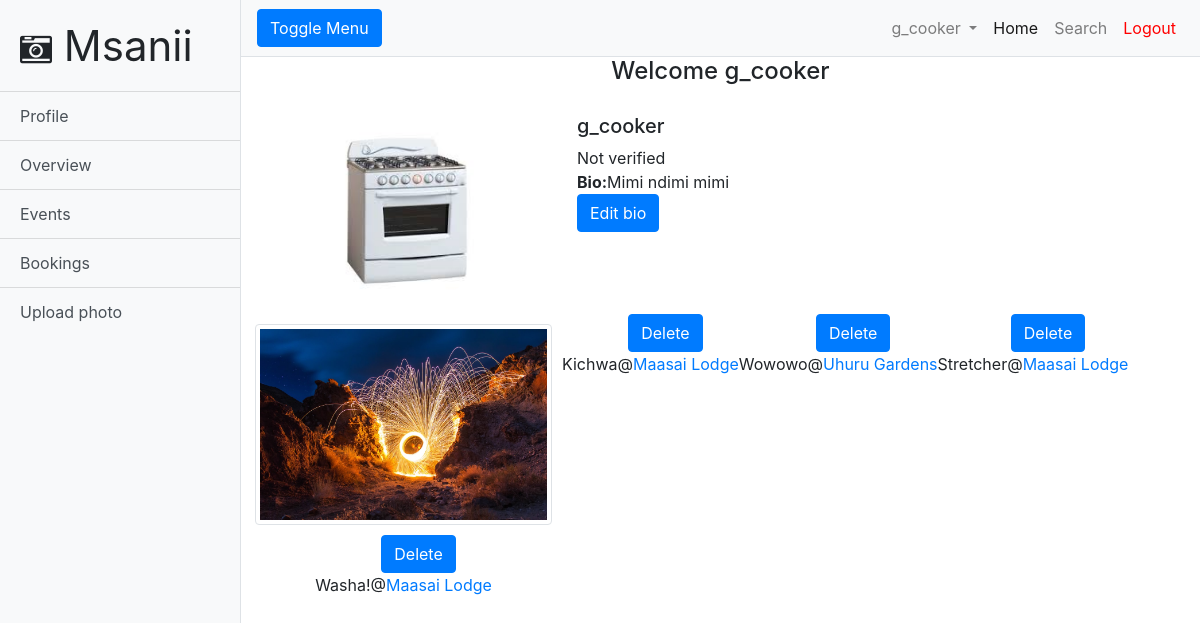
/profile.php (signed in), run on an earlier commit of the app's database.
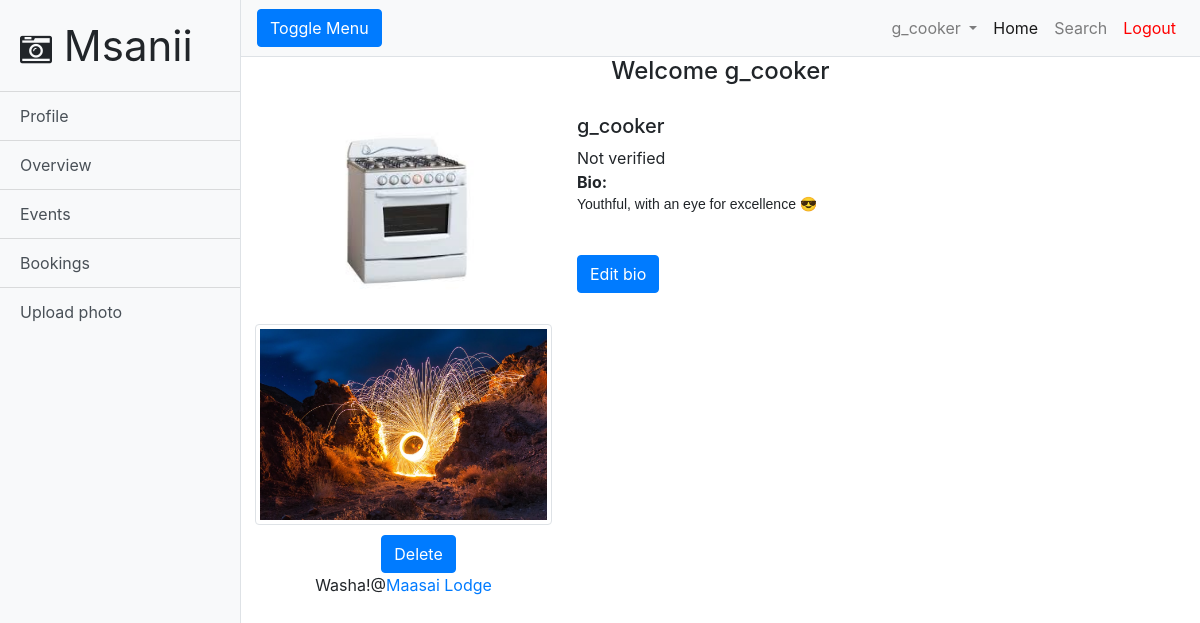
And on a later commit of the database.
### tables this page shows
CREATE TABLE `photographers` (
  `photographer_id` int(11) NOT NULL,
  `first_name` text NOT NULL,
  `last_name` text NOT NULL,
  `username` text NOT NULL,
  `email` varchar(40) NOT NULL,
  `expertise` text NOT NULL,
  `bio` text NOT NULL,
  `password` text NOT NULL,
  `verified` text NOT NULL
);

CREATE TABLE `images` (
  `image_id` int(11) NOT NULL,
  `image_name` varchar(60) DEFAULT NULL,
  `location_id` int(11) DEFAULT NULL,
  `model_id` int(11) DEFAULT NULL,
  `photographer_id` int(11) DEFAULT NULL,
  `caption` text NOT NULL,
  `date_uploaded` timestamp NOT NULL DEFAULT current_timestamp()
);

CREATE TABLE `location` (
  `location_id` int(11) NOT NULL,
  `location_name` text NOT NULL,
  `city` text NOT NULL,
  `description` text NOT NULL,
  `image_name` text NOT NULL,
  `verified` text NOT NULL,
  `owner_id` int(11) DEFAULT NULL
);

### profile.php (the view, shortened to what the changed rows need)
<!DOCTYPE html>
<html lang="en">
<head>
  <link href="vendor/bootstrap/css/bootstrap.min.css" rel="stylesheet">
  <link href="css/simple-sidebar.css" rel="stylesheet">
  <link rel="stylesheet" href="https://cdnjs.cloudflare.com/ajax/libs/font-awesome/4.7.0/css/font-awesome.min.css">
  <link rel="stylesheet" type="text/css" href="popup.css">
</head>
<body>
  <div class="d-flex" id="wrapper">
    <div id="page-content-wrapper">
      <div class="container-fluid" style="text-align: center">
        <div class="row">
          <div class="col-md-4">
            <img
            <?php
              require 'connect.php';
              $username = $_SESSION["username"];
              $sql = "SELECT image_name FROM profileimages WHERE (username = '$username')";
              $result = $conn -> query($sql);
              if ($result -> num_rows > 0) {
                 while ($row = $result -> fetch_assoc()) {
                   echo "src = \"profilePics/".$row["image_name"]."\"";
                 }
               }
               else {
                echo "src = \"assets/avatar.png\"";
              };
             ?>
             width="200px" height="200px" style="border-radius: 50%"><br>
          </div>
          <div class="col-md-8" style="text-align: left; vertical-align: middle; padding-top: 20px;">
            <h5><?php echo $_SESSION["username"];?></h5>
            <?php
            require 'connect.php';
              $username = $_SESSION["username"];
              $table = $_SESSION["userType"];
              if ($table == "photographers") {
                $sql = "SELECT photographer_id FROM photographers WHERE (username = '$username')";
                $result = $conn -> query($sql);
                if ($result -> num_rows > 0) {
                  while ($row = $result -> fetch_assoc()) {
                    $photographer_id = $row["photographer_id"];
                  }
                };
                $sql = "SELECT verified, bio FROM photographers WHERE (photographer_id = '$photographer_id')";
                $result = $conn -> query($sql);
                if ($result -> num_rows > 0) {
                  while ($row = $result -> fetch_assoc()) {
                    if ($row["verified"] == 'YES') {
                      echo "Verified ";
                      echo "<i class = \"fa fa-check-circle \" style= \"font-size: 20px\"></i><br>";
                    }
                    else{
                      echo "Not verified<br>";
                    }
                    echo "<b>Bio:</b>".$row["bio"]."<br> <button class=\"btn btn-primary\" data-toggle=\"modal\" data-target=\"#myModal\">Edit bio</button>";
                  }
                }
              };
            ?>
          </div>
        </div>
        <?php
          require("connect.php");
          $table = $_SESSION["userType"];
          $username = $_SESSION["username"];
          if ($table == "photographers") {
            $sql = "SELECT photographer_id FROM photographers WHERE (username = '$username')";
            $result = $conn -> query($sql);
            if ($result -> num_rows > 0) {
              while ($row = $result -> fetch_assoc()) {
                $photographer_id = $row["photographer_id"];
              }
            };
            $sql = "SELECT image_name, caption, location_id, image_id FROM images WHERE (photographer_id =
            '$photographer_id')";
            $result = $conn -> query($sql);
            if ($result -> num_rows > 0) {
              echo "<div class = \"row\"><div class=\"col-md-4\">";
              while ($row = $result -> fetch_assoc()) {
                echo "<img class=\"img-thumbnail\" src = uploads/".$row["image_name"]." width=\"300px\" height =\"250px\" style=\"margin-bottom: 10px\">";
                echo "<a style=\"margin-left: 30px\" class=\"btn btn-primary\" href = \"delete.php?id=".$row["image_id"]."\">Delete</a><br>";
                echo $row["caption"];
                $location_id = $row["location_id"];
                $sql = "SELECT location_name, location_id FROM location WHERE (location_id = '$location_id')";
                $result1 = $conn -> query($sql);
                if ($result -> num_rows > 0) {
                  while ($row = $result1 -> fetch_assoc()) {
                    echo "@"."<a href=\"location.php?id=".$row["location_id"]."\">".$row["location_name"]."</a><br>";
                  }
                }
                  echo "</div><div class = \"col-md-4";
                }
            }
          }
         ?>
</body>
</html>

What changed in the data, as far as the page shows it:
removed images: caption "Kichwa", location (location_name "Maasai Lodge")
removed images: caption "Wowowo"
no longer on this page (row edited): location: location_name "Uhuru Gardens", shown under "Wowowo"
removed images: caption "Stretcher", location (location_name "Maasai Lodge")
changed photographers: bio "Mimi ndimi mimi" → "Youthful, with an eye for excellence 😎"
